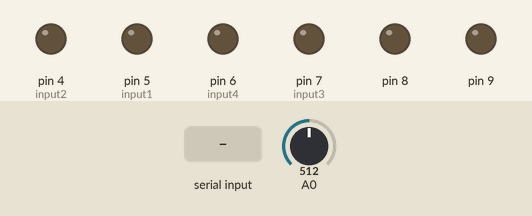
Simulated run of this sketch. Board: Arduino Uno, built with avr-gcc and run on an emulated ATmega328P. Parts: output pins drawn as LEDs (lit = HIGH). Inputs (shaded band) come from the test bench; at power-on: A0 = 512. What the sketch prints to the serial monitor is not drawn.

Above: at 1.2 s.
1.3 s: "f" received over Serial
At 2.0 s:
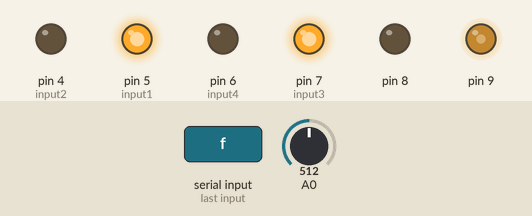
2.8 s: A0 set to 900
At 3.1 s:
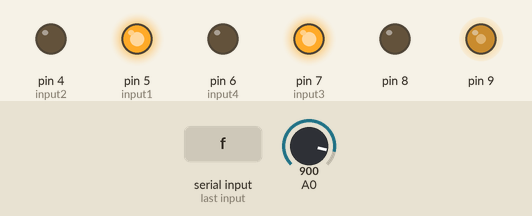
4.3 s: "g" received over Serial
At 5.4 s:
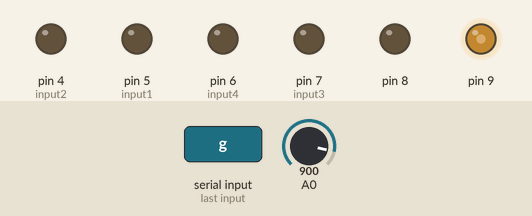
5.8 s: "l" received over Serial
At 6.6 s:
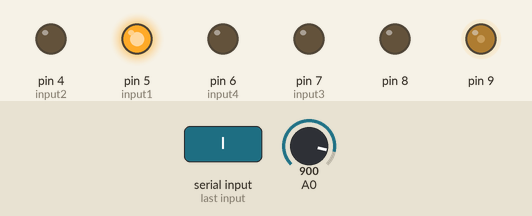
7.3 s: "r" received over Serial
At 7.7 s:
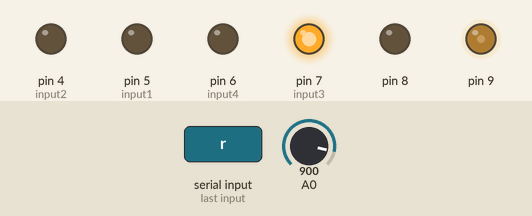
8.8 s: "p" received over Serial
At 10.1 s:
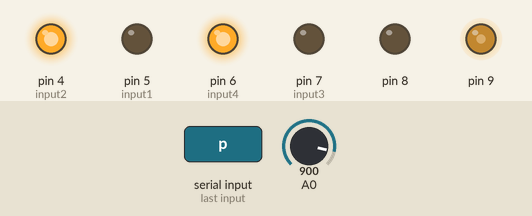
Timing chart, 0 to 11.3 s (numbered marks = the images above; inputs shaded):
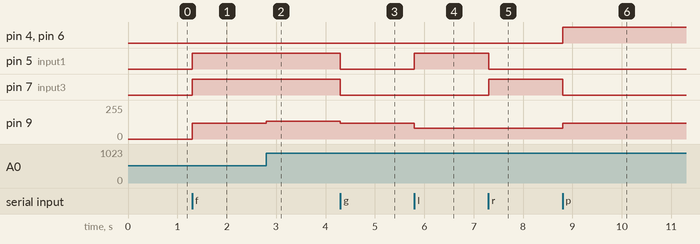

Measured:
- after the input at 1.3 s, pin 5 (input1), pin 7 (input3): LOW → HIGH at once; pin 9: 0/255 → 120/255 at once
- after the input at 2.8 s, pin 9: 120/255 → 135/255 at once
- after the input at 4.3 s, pin 5 (input1), pin 7 (input3): HIGH → LOW at once; pin 9: 135/255 → 120/255 at once
- after the input at 5.8 s, pin 5 (input1): LOW → HIGH at once; pin 9: 120/255 → 80/255 at once
- after the input at 7.3 s, pin 5 (input1): HIGH → LOW at once; pin 7 (input3): LOW → HIGH at once
- after the input at 8.8 s, pin 4 (input2), pin 6 (input4): LOW → HIGH at once; pin 7 (input3): HIGH → LOW at once; pin 9: 80/255 → 120/255 at once

The sketch:

bluetoooth2.ino
```cpp
int input1 = 5; // Arduino'nun 3. digital pinine bağlanmıştır.
int input2 = 4; // Arduino'nun 4. digital pinine bağlanmıştır.

int input3 = 7; // Arduino'nun 5. digital pinine bağlanmıştır.
int pot = A0;

int input4 = 6; // Arduino'nun 6. digital pinine bağlanmıştır.
int d =500;

int r_speed = 255;
int l_speed = 255;
char blueToothVal;           //value sent over via bluetooth
char lastValue;
int b =0;

void setup() { // Serial.begin (9600);

//Motorları sürmek için input pinleri çıkış olarak ayarlandı.

//Motors have been set up to drive the input to the output pins.
Serial.begin(38400);
pinMode(input1,OUTPUT);

pinMode(input2,OUTPUT);

pinMode(input3,OUTPUT);

pinMode(input4,OUTPUT);

}

void loop() {
 /* forward();
  delay(2*d);
  brake();
  change_speed(80,80);
  delay(d);
  backward();
  delay(2*d);
  brake();
  delay(d);
  ////////////
*/

int e = analogRead(A0);
  int bt = map(e,0,1024,-20,20);


{
  int e = analogRead(A0);
  int ber = map(e,0,1024,100,200);
  Serial.println(b);
  if(Serial.available())
  {//if there is data being recieved
    blueToothVal=Serial.read();
    Serial.println(blueToothVal);}
    if(blueToothVal=='x'){
      b=255;

    }if(blueToothVal=='i'){
      b=120;

    }
    if(blueToothVal=='f'){
      forward();

  change_speed(120,120+bt);
      digitalWrite(13,HIGH);
    }

    else if (blueToothVal=='g') {
      brake();


  change_speed(120,120);
    }
   else if (blueToothVal=='l'){
    left();
    change_speed(80,80);
   }
   else if (blueToothVal=='r'){
    right();
    change_speed(80,80);
   }
    else if (blueToothVal=='p'){
    backward();
    change_speed(120,120);
   }
}


 /* change_speed(50,50);
  delay(d);
  forward();
  delay(d);
  change_speed(255,255);
  backward();
  delay(d);
  change_speed(255,255);
  */

}

void change_speed(int lspeed, int rspeed){
  analogWrite(8,lspeed);
  analogWrite(9,rspeed);
}

void forward() {
  digitalWrite(input1,HIGH); digitalWrite(input2,LOW); digitalWrite(input3,HIGH); digitalWrite(input4,LOW);


}
void backward() {
   digitalWrite(input1,LOW); digitalWrite(input2,HIGH); digitalWrite(input3,LOW); digitalWrite(input4,HIGH);
}
void left(){
  digitalWrite(input1,HIGH); digitalWrite(input2,LOW); digitalWrite(input3,LOW); digitalWrite(input4,LOW);
}
void right(){

digitalWrite(input3,HIGH); digitalWrite(input4,LOW); digitalWrite(input1,LOW); digitalWrite(input2,LOW);
}
void brake(){
  digitalWrite(input1,LOW); digitalWrite(input2,LOW); digitalWrite(input3,LOW); digitalWrite(input4,LOW);

}
```
